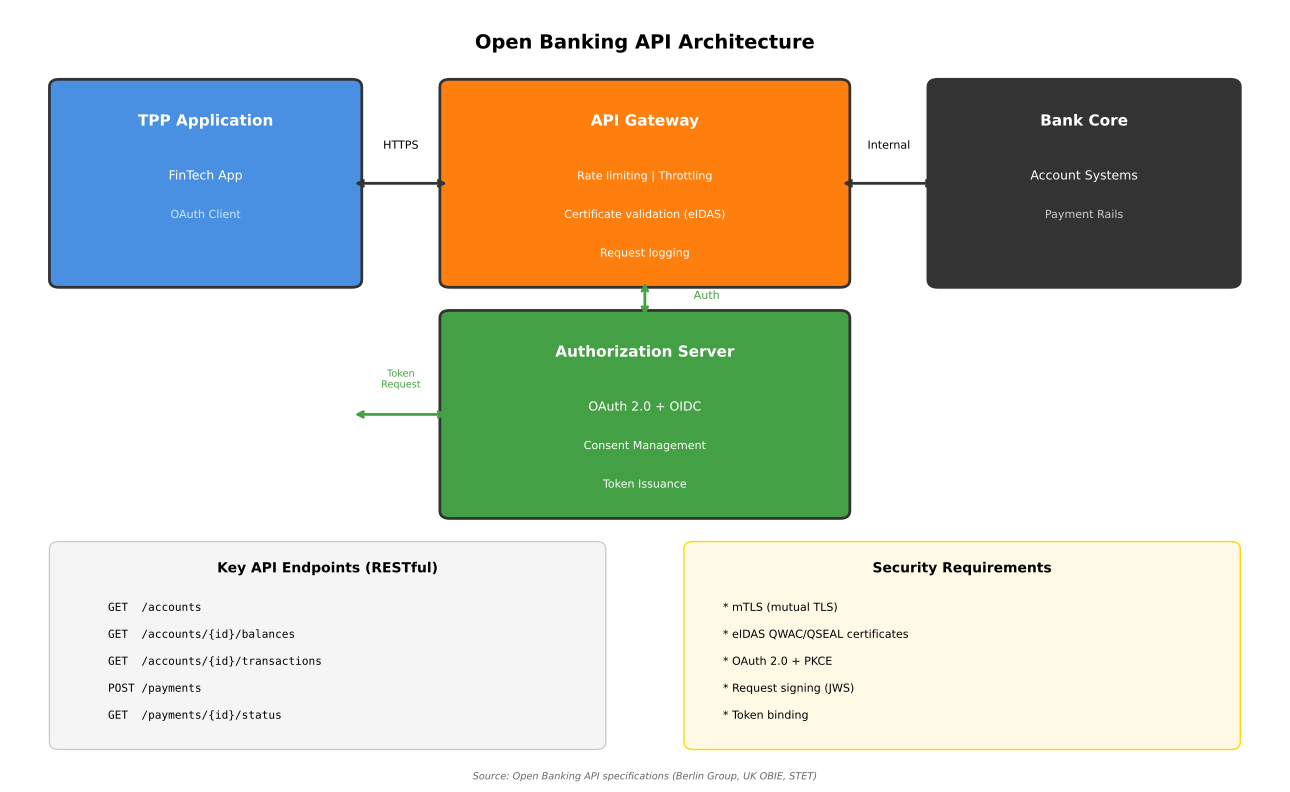

Source code (Python):
"""
Open Banking API Architecture
Shows typical REST API structure for open banking

Output: api_architecture.pdf
Module: module_01_fintech
Lesson: 5 - Open Banking
"""

from pathlib import Path
import matplotlib.pyplot as plt
import matplotlib.patches as mpatches
import numpy as np

CHART_METADATA = {
    'title': 'Open Banking API Architecture',
    'module': 'module_01_fintech',
    'lesson': 5,
    'url': 'https://github.com/Digital-AI-Finance/digital-finance/tree/main/module_01_fintech/figures/api_architecture'
}

plt.rcParams.update({
    'font.size': 10,
    'axes.labelsize': 10,
})

def create_chart():
    """Create open banking API architecture diagram"""
    fig, ax = plt.subplots(figsize=(13, 8))
    ax.set_xlim(0, 13)
    ax.set_ylim(0, 10)
    ax.axis('off')

    # Title
    ax.text(6.5, 9.5, 'Open Banking API Architecture', fontsize=14, fontweight='bold', ha='center')

    # TPP Application layer
    tpp_box = mpatches.FancyBboxPatch((0.5, 6.5), 3, 2.5, boxstyle='round,pad=0.1',
                                       facecolor='#4A90E2', edgecolor='#333333', lw=2)
    ax.add_patch(tpp_box)
    ax.text(2, 8.5, 'TPP Application', ha='center', fontsize=11, fontweight='bold', color='white')
    ax.text(2, 7.8, 'FinTech App', ha='center', fontsize=9, color='white')
    ax.text(2, 7.3, 'OAuth Client', ha='center', fontsize=8, color='#CCE5FF')

    # API Gateway layer
    gateway_box = mpatches.FancyBboxPatch((4.5, 6.5), 4, 2.5, boxstyle='round,pad=0.1',
                                           facecolor='#FF7F0E', edgecolor='#333333', lw=2)
    ax.add_patch(gateway_box)
    ax.text(6.5, 8.5, 'API Gateway', ha='center', fontsize=11, fontweight='bold', color='white')
    ax.text(6.5, 7.8, 'Rate limiting | Throttling', ha='center', fontsize=8, color='white')
    ax.text(6.5, 7.3, 'Certificate validation (eIDAS)', ha='center', fontsize=8, color='white')
    ax.text(6.5, 6.8, 'Request logging', ha='center', fontsize=8, color='white')

    # Bank Backend
    bank_box = mpatches.FancyBboxPatch((9.5, 6.5), 3, 2.5, boxstyle='round,pad=0.1',
                                        facecolor='#333333', edgecolor='#333333', lw=2)
    ax.add_patch(bank_box)
    ax.text(11, 8.5, 'Bank Core', ha='center', fontsize=11, fontweight='bold', color='white')
    ax.text(11, 7.8, 'Account Systems', ha='center', fontsize=9, color='white')
    ax.text(11, 7.3, 'Payment Rails', ha='center', fontsize=8, color='#CCCCCC')

    # OAuth/Auth layer
    auth_box = mpatches.FancyBboxPatch((4.5, 3.5), 4, 2.5, boxstyle='round,pad=0.1',
                                        facecolor='#44A044', edgecolor='#333333', lw=2)
    ax.add_patch(auth_box)
    ax.text(6.5, 5.5, 'Authorization Server', ha='center', fontsize=11, fontweight='bold', color='white')
    ax.text(6.5, 4.8, 'OAuth 2.0 + OIDC', ha='center', fontsize=9, color='white')
    ax.text(6.5, 4.3, 'Consent Management', ha='center', fontsize=8, color='white')
    ax.text(6.5, 3.8, 'Token Issuance', ha='center', fontsize=8, color='white')

    # API endpoints listing
    endpoints_box = mpatches.FancyBboxPatch((0.5, 0.5), 5.5, 2.5, boxstyle='round,pad=0.1',
                                             facecolor='#F5F5F5', edgecolor='#CCCCCC', lw=1)
    ax.add_patch(endpoints_box)
    ax.text(3.25, 2.7, 'Key API Endpoints (RESTful)', ha='center', fontsize=10, fontweight='bold')

    endpoints = [
        'GET  /accounts',
        'GET  /accounts/{id}/balances',
        'GET  /accounts/{id}/transactions',
        'POST /payments',
        'GET  /payments/{id}/status'
    ]
    for i, ep in enumerate(endpoints):
        ax.text(1, 2.2 - i*0.35, ep, fontsize=8, family='monospace')

    # Security requirements
    security_box = mpatches.FancyBboxPatch((7, 0.5), 5.5, 2.5, boxstyle='round,pad=0.1',
                                            facecolor='#FFF9E6', edgecolor='#FFD700', lw=1)
    ax.add_patch(security_box)
    ax.text(9.75, 2.7, 'Security Requirements', ha='center', fontsize=10, fontweight='bold')

    security = [
        '* mTLS (mutual TLS)',
        '* eIDAS QWAC/QSEAL certificates',
        '* OAuth 2.0 + PKCE',
        '* Request signing (JWS)',
        '* Token binding'
    ]
    for i, sec in enumerate(security):
        ax.text(7.3, 2.2 - i*0.35, sec, fontsize=8)

    # Connection arrows
    ax.annotate('', xy=(4.5, 7.75), xytext=(3.5, 7.75),
               arrowprops=dict(arrowstyle='<->', color='#333333', lw=2))
    ax.text(4, 8.2, 'HTTPS', fontsize=8, ha='center')

    ax.annotate('', xy=(9.5, 7.75), xytext=(8.5, 7.75),
               arrowprops=dict(arrowstyle='<->', color='#333333', lw=2))
    ax.text(9, 8.2, 'Internal', fontsize=8, ha='center')

    ax.annotate('', xy=(6.5, 6.5), xytext=(6.5, 6),
               arrowprops=dict(arrowstyle='<->', color='#44A044', lw=2))
    ax.text(7, 6.25, 'Auth', fontsize=8, color='#44A044')

    ax.annotate('', xy=(3.5, 4.75), xytext=(4.5, 4.75),
               arrowprops=dict(arrowstyle='<->', color='#44A044', lw=2))
    ax.text(4, 5.1, 'Token\nRequest', fontsize=7, ha='center', color='#44A044')

    # Source
    fig.text(0.5, 0.02, 'Source: Open Banking API specifications (Berlin Group, UK OBIE, STET)',
            fontsize=7, ha='center', style='italic', color='#666666')

    plt.tight_layout()

    output_path = Path(__file__).parent / 'api_architecture.pdf'
    plt.savefig(output_path, format='pdf', dpi=300, bbox_inches='tight')
    plt.close()
    print(f"Chart saved to: {output_path}")
    return output_path

if __name__ == '__main__':
    create_chart()
